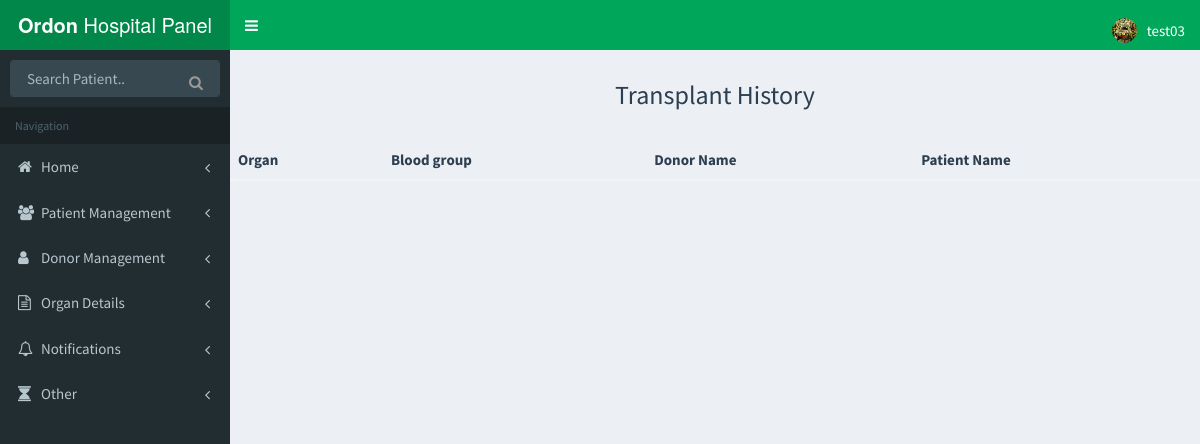
Page /transplant_history/ (signed in) on the earlier database version.
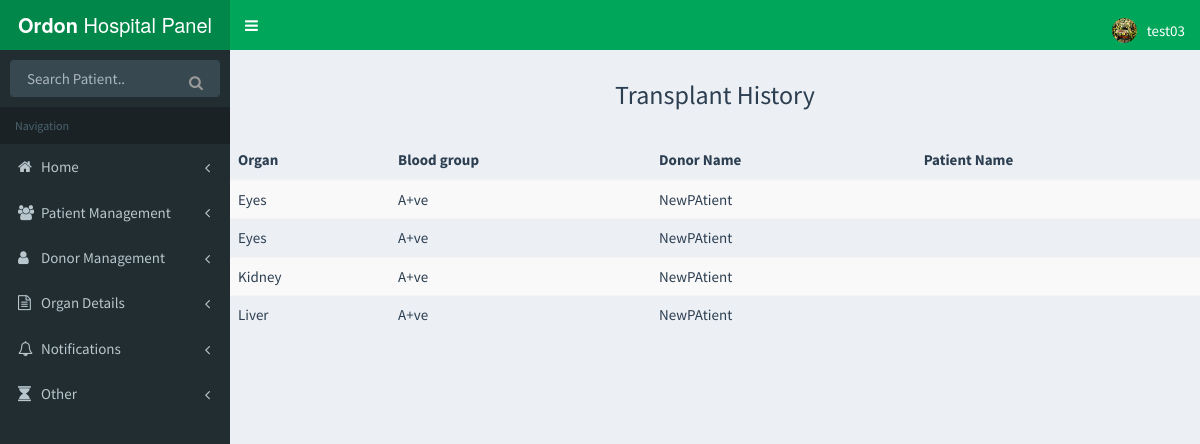
Same page on the later database version.
### website/models.py (models this page shows, shortened)
class Organ(models.Model):
    type = models.CharField(max_length = 100, choices = organ_choices)
    donor = models.ForeignKey(Donor, null =  True, blank = True, related_name='organ_donor')
    receiver = models.ForeignKey(Donor, null = True, blank = True, related_name='organ_receiver')
    blood_group = models.CharField(max_length = 20, choices = blood_group_choices)
    is_available = models.BooleanField(default =  True)
    organ_hospital = models.ForeignKey(Hospital, null = True, blank = True)

class Donor(models.Model):
    user = models.OneToOneField(
        User,
        on_delete=models.CASCADE,
    )
    name = models.CharField(max_length = 100)
    is_patient = models.BooleanField(default = False)
    donor_location = models.ForeignKey(Location, null = True, blank = True)
    donor_hospital = models.ForeignKey(Hospital, null = True)
    dob = models.DateField(null =  True)
    blood_group = models.CharField(max_length = 20, choices = blood_group_choices)
    is_alive = models.BooleanField(default = True)
    aadhar_no = models.IntegerField()
    phone_no = models.CharField(max_length = 20)
    photo = models.CharField(max_length = 200)

### website/views.py (the view)
# urls.py: url(r'^transplant_history/$', views.transplant_history, name='transplant_history'),
@login_required
def transplant_history(request):
    organs = Organ.objects.exclude(type='Blood',receiver__isnull=True).order_by('type')
    organs_a = []
    total_organs_count = len(organs)
    cur_count = 0
    data = {'organs':organs}
    return render(request,"transplant_history.html",data)

### templates/transplant_history.html
{%  extends 'hospital_base.html' %}
{% block content %}
    <br>
    <div align="center"> <h3 style="margin: 10px;"> Transplant History</h3></div>
    <br>
<table class="table table-hover table-striped">
    <thead>
      <tr>
        <th>Organ</th>
        <th>Blood group</th>
        <th>Donor Name</th>
          <th>Patient Name</th>
      </tr>
    </thead>
    <tbody>
    {% for organ in organs %}
      <tr>
        <td>{{ organ.type }}</td>
        <td>{{ organ.blood_group }}</td>
        <td>{{ organ.donor.name }} </td>
          <td>{{ organ.receiver.name  }}</td>
      </tr>
    {% endfor %}
    </tbody>
  </table>
{% endblock %}

Differences in the rows shown:
added Organ: type "Eyes", blood_group "A+ve", donor.name "NewPAtient"
added Organ: type "Eyes", blood_group "A+ve", donor.name "NewPAtient"
added Organ: type "Kidney", blood_group "A+ve", donor.name "NewPAtient"
added Organ: type "Liver", blood_group "A+ve", donor.name "NewPAtient"
